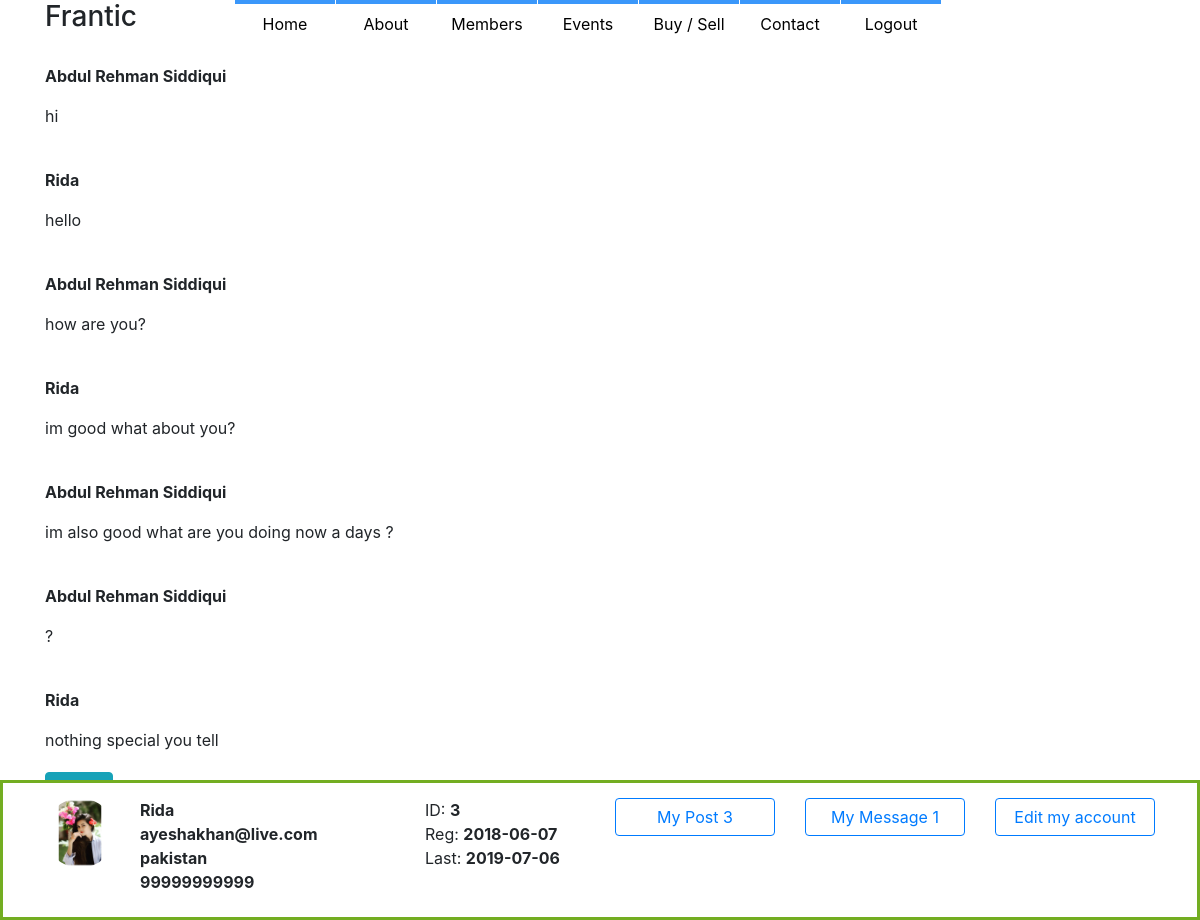
Page /my_messages.php?s_id=23 (signed in) on the committed database.
### tables this page shows
CREATE TABLE `users` (
  `user_id` int(11) NOT NULL,
  `user_name` varchar(50) NOT NULL,
  `user_pass` varchar(50) NOT NULL,
  `user_email` varchar(50) NOT NULL,
  `user_country` varchar(50) NOT NULL,
  `user_gender` varchar(10) NOT NULL,
  `user_des` text NOT NULL,
  `user_birth` date NOT NULL,
  `user_mobile` text NOT NULL,
  `user_image` text NOT NULL,
  `cover` text NOT NULL,
  `registor_date` date NOT NULL,
  `last_login` date NOT NULL,
  `status` text NOT NULL,
  `ver_code` int(100) NOT NULL,
  `posts` text NOT NULL
);

CREATE TABLE `messages` (
  `msg_id` int(11) NOT NULL,
  `reciver_id` int(11) NOT NULL,
  `reciver_name` varchar(200) NOT NULL,
  `sender_id` int(11) NOT NULL,
  `sender_name` varchar(200) NOT NULL,
  `sender_msg` text NOT NULL,
  `reply` text NOT NULL,
  `status` text NOT NULL,
  `msg_date` timestamp NOT NULL DEFAULT CURRENT_TIMESTAMP ON UPDATE CURRENT_TIMESTAMP,
  `checker` int(11) NOT NULL,
  `checker1` int(11) NOT NULL
);

### my_messages.php (the view, shortened to what this page needs)
<?php
include("functions/functions.php");
if(!isset($_SESSION['user_email'])){
	header("location: index.php");
}
else {
include("template/header.php");
include("template/footer.php");
?>
<div class="container">
    <div class="row">
        <?php
		if(isset($_GET['s_id']))
        $s_id = $_GET['s_id'];
        $select = "select * from messages where checker='2$s_id' || checker1='2$s_id' ";
		$run = mysqli_query($con,$select);
        while($row=mysqli_fetch_array($run)){
        $reciver_id = $row['reciver_id'];
        $sender_id = $row['sender_id'];
        $sender_name = $row['sender_name'];
        $sender_msg = $row['sender_msg'];
        echo"
        <div class='col-lg-7 padding'>
        <p><strong>$sender_name</strong></p> $sender_msg <Br>
        </div>
        ";
        }
        ?>
	</div>
<?php
	if($user_id == $reciver_id){
		echo"<a href='message.php?u_id=$sender_id' class='btn btn-info'>Reply</a>";
	}
	else{
		echo"<a href='message.php?u_id=$reciver_id' class='btn btn-info'>Reply</a>";
	}
?>
</div>
<?php
}
?>

### template/footer.php (shortened to what this page needs)
  <div class="fixed d-none d-lg-block">
      <div class="container">
          <div class="row paddingtop">
	<?php
$user = $_SESSION['user_email'];
$get_user = "select *from users where user_email='$user'";
$run_user = mysqli_query($con,$get_user);
$row = mysqli_fetch_array($run_user);
$user_id = $row['user_id'];
$username = $row['user_name'];
$user_image = $row['user_image'];
$user_email = $row['user_email'];
$user_country = $row['user_country'];
$mobile = $row['user_mobile'];
$registor_date = $row['registor_date'];
$last_login = $row['last_login'];
$get_posts = "select * from posts where user_id='$user_id'";
$run_posts = mysqli_query($con,$get_posts);
$posts = mysqli_num_rows($run_posts);
$get_msgs = "select * from inbox where user_id='$user_id' || sender_id='$user_id'";
$run_msgs = mysqli_query($con,$get_msgs);
$msgs = mysqli_num_rows($run_msgs);
echo "
              <div class='col-lg-1'>
			<img class='rounded-circle' src='user/user_images/$user_image' width='70' height='70'>
              </div>
              <div class='col-lg-3'>
                  <strong>$username</strong><br>
                  <strong>$user_email	</strong><br>
                  <strong>$user_country</strong><br>
                  <strong>$mobile</strong>
              </div>
              <div class='col-lg-2'>
                  ID: <strong>$user_id	</strong><br>
                  Reg: <strong>$registor_date</strong><br>
                  Last: <strong>$last_login</strong>
              </div>
              <div class='col-lg-2'>
                  <a class='btn btn-outline-primary btn-block' href='my_posts.php?u_id=$user_id'>My Post $posts</a>
              </div>
              <div class='col-lg-2'>
                  <a class='btn btn-outline-primary btn-block' href='inbox.php?user_id=$user_id'>My Message $msgs</a>
              </div>
              <div class='col-lg-2'>
                  <a class='btn btn-outline-primary btn-block' href='edit_profile.php?u_id=$user_id'>Edit my account</a>
              </div>
	";
?>
          </div>
      </div>
  </div>

### css/style.css (style rules this page uses)
.fixed { position: fixed; bottom: 0; border: 3px solid #73AD21; width: 100%; background-color:#fff; height:140px; z-index: 90; }
.padding { padding-top:20px; padding-bottom:20px; }
.paddingtop { padding-top:15px; }

### rows in the picture
users: user_image (picture), user_name "Rida", user_email "ayeshakhan@live.com", user_country "pakistan", user_mobile "99999999999", user_id "3", registor_date "2018-06-07", last_login "2019-07-06"
messages: sender_name "Abdul Rehman Siddiqui", sender_msg "hi"
messages: sender_name "Rida", sender_msg "hello"
messages: sender_name "Abdul Rehman Siddiqui", sender_msg "how are you?"
messages: sender_name "Rida", sender_msg "im good what about you?"
messages: sender_name "Abdul Rehman Siddiqui", sender_msg "im also good what are you doing now a days ?"
messages: sender_name "Abdul Rehman Siddiqui", sender_msg "?"
messages: sender_name "Rida", sender_msg "nothing special you tell"

### other values in the picture
$posts "3"
$msgs "1"
